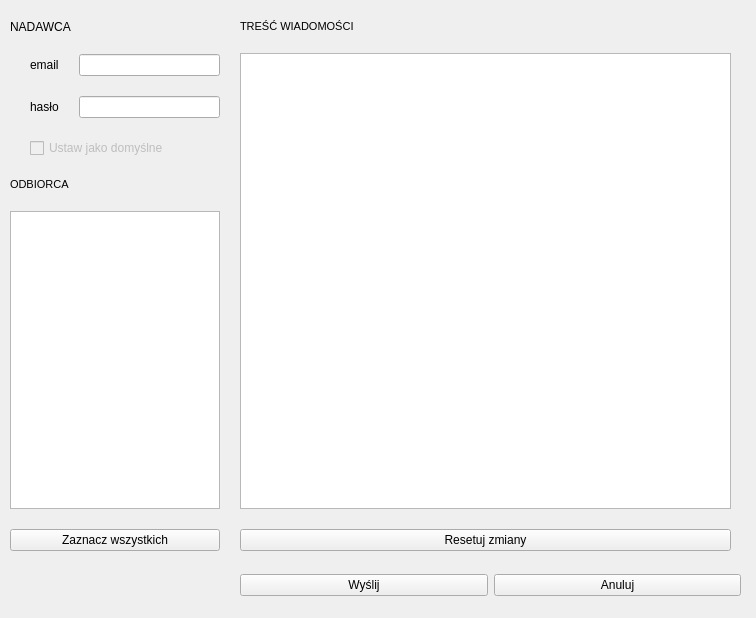
<?xml version="1.0" encoding="UTF-8"?>
<ui version="4.0">
 <class>dlg_mail</class>
 <widget class="QDialog" name="dlg_mail">
  <property name="geometry">
   <rect>
    <x>0</x>
    <y>0</y>
    <width>756</width>
    <height>618</height>
   </rect>
  </property>
  <property name="windowTitle">
   <string>Dialog</string>
  </property>
  <widget class="QWidget" name="layoutWidget">
   <property name="geometry">
    <rect>
     <x>240</x>
     <y>570</y>
     <width>501</width>
     <height>31</height>
    </rect>
   </property>
   <layout class="QHBoxLayout" name="horizontalLayout">
    <item>
     <widget class="QPushButton" name="btn_send">
      <property name="text">
       <string>Wyślij</string>
      </property>
      <property name="autoDefault">
       <bool>false</bool>
      </property>
     </widget>
    </item>
    <item>
     <widget class="QPushButton" name="btn_cancel">
      <property name="text">
       <string>Anuluj</string>
      </property>
      <property name="autoDefault">
       <bool>false</bool>
      </property>
     </widget>
    </item>
   </layout>
  </widget>
  <widget class="QWidget" name="layoutWidget">
   <property name="geometry">
    <rect>
     <x>0</x>
     <y>10</y>
     <width>741</width>
     <height>551</height>
    </rect>
   </property>
   <layout class="QHBoxLayout" name="lyt_mail" stretch="3,7">
    <property name="spacing">
     <number>20</number>
    </property>
    <property name="leftMargin">
     <number>10</number>
    </property>
    <property name="topMargin">
     <number>10</number>
    </property>
    <property name="rightMargin">
     <number>10</number>
    </property>
    <property name="bottomMargin">
     <number>10</number>
    </property>
    <item>
     <layout class="QVBoxLayout" name="lyt_expired">
      <item>
       <layout class="QVBoxLayout" name="verticalLayout">
        <item>
         <widget class="QLabel" name="label">
          <property name="text">
           <string>NADAWCA</string>
          </property>
         </widget>
        </item>
        <item>
         <layout class="QFormLayout" name="formLayout">
          <item row="0" column="1">
           <layout class="QHBoxLayout" name="horizontalLayout_3">
            <item>
             <widget class="QLabel" name="lbl_sender">
              <property name="text">
               <string>email</string>
              </property>
             </widget>
            </item>
            <item>
             <widget class="QLineEdit" name="led_sender"/>
            </item>
           </layout>
          </item>
          <item row="1" column="1">
           <layout class="QHBoxLayout" name="horizontalLayout_4">
            <item>
             <widget class="QLabel" name="lbl_passowrd">
              <property name="text">
               <string>hasło</string>
              </property>
             </widget>
            </item>
            <item>
             <widget class="QLineEdit" name="led_password"/>
            </item>
           </layout>
          </item>
          <item row="2" column="1">
           <widget class="QCheckBox" name="chk_default">
            <property name="enabled">
             <bool>false</bool>
            </property>
            <property name="layoutDirection">
             <enum>Qt::LeftToRight</enum>
            </property>
            <property name="autoFillBackground">
             <bool>false</bool>
            </property>
            <property name="text">
             <string>Ustaw jako domyślne</string>
            </property>
           </widget>
          </item>
         </layout>
        </item>
       </layout>
      </item>
      <item>
       <widget class="QLabel" name="lbl_expired">
        <property name="font">
         <font>
          <pointsize>8</pointsize>
         </font>
        </property>
        <property name="text">
         <string>ODBIORCA</string>
        </property>
       </widget>
      </item>
      <item>
       <widget class="QListView" name="lsv_expired">
        <property name="enabled">
         <bool>true</bool>
        </property>
        <property name="alternatingRowColors">
         <bool>true</bool>
        </property>
        <property name="selectionMode">
         <enum>QAbstractItemView::MultiSelection</enum>
        </property>
       </widget>
      </item>
      <item>
       <layout class="QHBoxLayout" name="horizontalLayout_2">
        <item>
         <widget class="QPushButton" name="btn_select_all">
          <property name="text">
           <string>Zaznacz wszystkich</string>
          </property>
          <property name="autoDefault">
           <bool>false</bool>
          </property>
         </widget>
        </item>
       </layout>
      </item>
      <item>
       <layout class="QVBoxLayout" name="verticalLayout_2"/>
      </item>
     </layout>
    </item>
    <item>
     <layout class="QVBoxLayout" name="lyt_mail_body">
      <item>
       <widget class="QLabel" name="lbl_mail">
        <property name="font">
         <font>
          <pointsize>8</pointsize>
         </font>
        </property>
        <property name="text">
         <string>TREŚĆ WIADOMOŚCI</string>
        </property>
       </widget>
      </item>
      <item>
       <widget class="QPlainTextEdit" name="ted_mail">
        <property name="enabled">
         <bool>true</bool>
        </property>
       </widget>
      </item>
      <item>
       <widget class="QPushButton" name="btn_reset_changes">
        <property name="text">
         <string>Resetuj zmiany</string>
        </property>
        <property name="autoDefault">
         <bool>false</bool>
        </property>
       </widget>
      </item>
     </layout>
    </item>
   </layout>
  </widget>
 </widget>
 <resources/>
 <connections/>
</ui>
